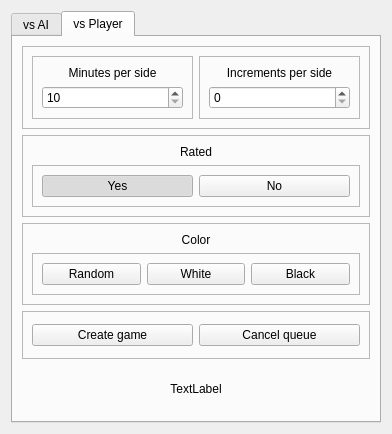
<?xml version="1.0" encoding="UTF-8"?>
<ui version="4.0">
 <class>Form</class>
 <widget class="QWidget" name="Form">
  <property name="geometry">
   <rect>
    <x>0</x>
    <y>0</y>
    <width>388</width>
    <height>434</height>
   </rect>
  </property>
  <property name="maximumSize">
   <size>
    <width>388</width>
    <height>16777215</height>
   </size>
  </property>
  <property name="windowTitle">
   <string>Form</string>
  </property>
  <layout class="QVBoxLayout" name="verticalLayout">
   <item>
    <widget class="QTabWidget" name="tabWidget">
     <property name="enabled">
      <bool>true</bool>
     </property>
     <property name="maximumSize">
      <size>
       <width>370</width>
       <height>16777215</height>
      </size>
     </property>
     <property name="tabPosition">
      <enum>QTabWidget::TabPosition::North</enum>
     </property>
     <property name="tabShape">
      <enum>QTabWidget::TabShape::Rounded</enum>
     </property>
     <property name="currentIndex">
      <number>1</number>
     </property>
     <widget class="QWidget" name="ai_tab">
      <attribute name="title">
       <string>vs AI</string>
      </attribute>
      <layout class="QVBoxLayout" name="verticalLayout_6">
       <item>
        <widget class="QFrame" name="frame_13">
         <property name="frameShape">
          <enum>QFrame::Shape::StyledPanel</enum>
         </property>
         <property name="frameShadow">
          <enum>QFrame::Shadow::Raised</enum>
         </property>
         <layout class="QHBoxLayout" name="horizontalLayout_5">
          <item>
           <widget class="QFrame" name="frame">
            <property name="frameShape">
             <enum>QFrame::Shape::StyledPanel</enum>
            </property>
            <property name="frameShadow">
             <enum>QFrame::Shadow::Raised</enum>
            </property>
            <layout class="QVBoxLayout" name="verticalLayout_2">
             <item>
              <widget class="QLabel" name="label">
               <property name="text">
                <string>Minutes per side</string>
               </property>
               <property name="alignment">
                <set>Qt::AlignmentFlag::AlignCenter</set>
               </property>
              </widget>
             </item>
             <item>
              <widget class="QSpinBox" name="spin_minutes_ai">
               <property name="minimum">
                <number>1</number>
               </property>
               <property name="maximum">
                <number>180</number>
               </property>
              </widget>
             </item>
            </layout>
           </widget>
          </item>
          <item>
           <widget class="QFrame" name="frame_2">
            <property name="frameShape">
             <enum>QFrame::Shape::StyledPanel</enum>
            </property>
            <property name="frameShadow">
             <enum>QFrame::Shadow::Raised</enum>
            </property>
            <layout class="QVBoxLayout" name="verticalLayout_3">
             <item>
              <widget class="QLabel" name="label_2">
               <property name="text">
                <string>Increments per side</string>
               </property>
               <property name="alignment">
                <set>Qt::AlignmentFlag::AlignCenter</set>
               </property>
              </widget>
             </item>
             <item>
              <widget class="QSpinBox" name="spin_increments_ai">
               <property name="maximum">
                <number>60</number>
               </property>
              </widget>
             </item>
            </layout>
           </widget>
          </item>
         </layout>
        </widget>
       </item>
       <item>
        <widget class="QFrame" name="frame_5">
         <property name="frameShape">
          <enum>QFrame::Shape::StyledPanel</enum>
         </property>
         <property name="frameShadow">
          <enum>QFrame::Shadow::Raised</enum>
         </property>
         <layout class="QVBoxLayout" name="verticalLayout_5">
          <item>
           <widget class="QLabel" name="label_4">
            <property name="text">
             <string>Color</string>
            </property>
            <property name="alignment">
             <set>Qt::AlignmentFlag::AlignCenter</set>
            </property>
           </widget>
          </item>
          <item>
           <widget class="QFrame" name="frame_6">
            <property name="frameShape">
             <enum>QFrame::Shape::StyledPanel</enum>
            </property>
            <property name="frameShadow">
             <enum>QFrame::Shadow::Raised</enum>
            </property>
            <layout class="QHBoxLayout" name="horizontalLayout_2">
             <item>
              <widget class="QPushButton" name="random_color_ai">
               <property name="text">
                <string>Random</string>
               </property>
               <property name="checkable">
                <bool>true</bool>
               </property>
               <property name="checked">
                <bool>true</bool>
               </property>
              </widget>
             </item>
             <item>
              <widget class="QPushButton" name="white_color_ai">
               <property name="text">
                <string>White</string>
               </property>
               <property name="checkable">
                <bool>true</bool>
               </property>
              </widget>
             </item>
             <item>
              <widget class="QPushButton" name="black_color_ai">
               <property name="text">
                <string>Black</string>
               </property>
               <property name="checkable">
                <bool>true</bool>
               </property>
               <property name="checked">
                <bool>false</bool>
               </property>
              </widget>
             </item>
            </layout>
           </widget>
          </item>
         </layout>
        </widget>
       </item>
       <item>
        <widget class="QFrame" name="frame_4">
         <property name="frameShape">
          <enum>QFrame::Shape::StyledPanel</enum>
         </property>
         <property name="frameShadow">
          <enum>QFrame::Shadow::Raised</enum>
         </property>
         <layout class="QVBoxLayout" name="verticalLayout_4">
          <item>
           <widget class="QLabel" name="label_3">
            <property name="text">
             <string>Strenght</string>
            </property>
            <property name="alignment">
             <set>Qt::AlignmentFlag::AlignCenter</set>
            </property>
           </widget>
          </item>
          <item>
           <widget class="QFrame" name="frame_3">
            <property name="frameShape">
             <enum>QFrame::Shape::StyledPanel</enum>
            </property>
            <property name="frameShadow">
             <enum>QFrame::Shadow::Raised</enum>
            </property>
            <layout class="QHBoxLayout" name="horizontalLayout">
             <item>
              <widget class="QPushButton" name="strenght_1">
               <property name="text">
                <string>1</string>
               </property>
               <property name="checkable">
                <bool>true</bool>
               </property>
               <property name="checked">
                <bool>true</bool>
               </property>
              </widget>
             </item>
             <item>
              <widget class="QPushButton" name="strenght_2">
               <property name="text">
                <string>2</string>
               </property>
               <property name="checkable">
                <bool>true</bool>
               </property>
              </widget>
             </item>
             <item>
              <widget class="QPushButton" name="strenght_3">
               <property name="text">
                <string>3</string>
               </property>
               <property name="checkable">
                <bool>true</bool>
               </property>
              </widget>
             </item>
             <item>
              <widget class="QPushButton" name="strenght_4">
               <property name="text">
                <string>4</string>
               </property>
               <property name="checkable">
                <bool>true</bool>
               </property>
              </widget>
             </item>
             <item>
              <widget class="QPushButton" name="strenght_5">
               <property name="text">
                <string>5</string>
               </property>
               <property name="checkable">
                <bool>true</bool>
               </property>
              </widget>
             </item>
             <item>
              <widget class="QPushButton" name="strenght_6">
               <property name="text">
                <string>6</string>
               </property>
               <property name="checkable">
                <bool>true</bool>
               </property>
              </widget>
             </item>
             <item>
              <widget class="QPushButton" name="strenght_7">
               <property name="text">
                <string>7</string>
               </property>
               <property name="checkable">
                <bool>true</bool>
               </property>
              </widget>
             </item>
             <item>
              <widget class="QPushButton" name="strenght_8">
               <property name="text">
                <string>8</string>
               </property>
               <property name="checkable">
                <bool>true</bool>
               </property>
              </widget>
             </item>
            </layout>
           </widget>
          </item>
         </layout>
        </widget>
       </item>
       <item>
        <widget class="QPushButton" name="queue_ai">
         <property name="text">
          <string>Create game</string>
         </property>
        </widget>
       </item>
      </layout>
     </widget>
     <widget class="QWidget" name="player_tab">
      <attribute name="title">
       <string>vs Player</string>
      </attribute>
      <layout class="QVBoxLayout" name="verticalLayout_11">
       <item>
        <widget class="QFrame" name="frame_14">
         <property name="frameShape">
          <enum>QFrame::Shape::StyledPanel</enum>
         </property>
         <property name="frameShadow">
          <enum>QFrame::Shadow::Raised</enum>
         </property>
         <layout class="QHBoxLayout" name="horizontalLayout_6">
          <item>
           <widget class="QFrame" name="frame_7">
            <property name="frameShape">
             <enum>QFrame::Shape::StyledPanel</enum>
            </property>
            <property name="frameShadow">
             <enum>QFrame::Shadow::Raised</enum>
            </property>
            <layout class="QVBoxLayout" name="verticalLayout_7">
             <item>
              <widget class="QLabel" name="label_5">
               <property name="text">
                <string>Minutes per side</string>
               </property>
               <property name="alignment">
                <set>Qt::AlignmentFlag::AlignCenter</set>
               </property>
              </widget>
             </item>
             <item>
              <widget class="QSpinBox" name="spin_minutes_player">
               <property name="minimum">
                <number>10</number>
               </property>
               <property name="maximum">
                <number>180</number>
               </property>
              </widget>
             </item>
            </layout>
           </widget>
          </item>
          <item>
           <widget class="QFrame" name="frame_8">
            <property name="frameShape">
             <enum>QFrame::Shape::StyledPanel</enum>
            </property>
            <property name="frameShadow">
             <enum>QFrame::Shadow::Raised</enum>
            </property>
            <layout class="QVBoxLayout" name="verticalLayout_8">
             <item>
              <widget class="QLabel" name="label_6">
               <property name="text">
                <string>Increments per side</string>
               </property>
               <property name="alignment">
                <set>Qt::AlignmentFlag::AlignCenter</set>
               </property>
              </widget>
             </item>
             <item>
              <widget class="QSpinBox" name="spin_increments_player">
               <property name="maximum">
                <number>60</number>
               </property>
              </widget>
             </item>
            </layout>
           </widget>
          </item>
         </layout>
        </widget>
       </item>
       <item>
        <widget class="QFrame" name="frame_9">
         <property name="frameShape">
          <enum>QFrame::Shape::StyledPanel</enum>
         </property>
         <property name="frameShadow">
          <enum>QFrame::Shadow::Raised</enum>
         </property>
         <layout class="QVBoxLayout" name="verticalLayout_9">
          <item>
           <widget class="QLabel" name="label_7">
            <property name="text">
             <string>Rated</string>
            </property>
            <property name="alignment">
             <set>Qt::AlignmentFlag::AlignCenter</set>
            </property>
           </widget>
          </item>
          <item>
           <widget class="QFrame" name="frame_10">
            <property name="frameShape">
             <enum>QFrame::Shape::StyledPanel</enum>
            </property>
            <property name="frameShadow">
             <enum>QFrame::Shadow::Raised</enum>
            </property>
            <layout class="QHBoxLayout" name="horizontalLayout_3">
             <item>
              <widget class="QPushButton" name="yes_rated">
               <property name="text">
                <string>Yes</string>
               </property>
               <property name="checkable">
                <bool>true</bool>
               </property>
               <property name="checked">
                <bool>true</bool>
               </property>
              </widget>
             </item>
             <item>
              <widget class="QPushButton" name="no_rated">
               <property name="text">
                <string>No</string>
               </property>
               <property name="checkable">
                <bool>true</bool>
               </property>
              </widget>
             </item>
            </layout>
           </widget>
          </item>
         </layout>
        </widget>
       </item>
       <item>
        <widget class="QFrame" name="frame_11">
         <property name="frameShape">
          <enum>QFrame::Shape::StyledPanel</enum>
         </property>
         <property name="frameShadow">
          <enum>QFrame::Shadow::Raised</enum>
         </property>
         <layout class="QVBoxLayout" name="verticalLayout_10">
          <item>
           <widget class="QLabel" name="label_8">
            <property name="text">
             <string>Color</string>
            </property>
            <property name="alignment">
             <set>Qt::AlignmentFlag::AlignCenter</set>
            </property>
           </widget>
          </item>
          <item>
           <widget class="QFrame" name="frame_12">
            <property name="frameShape">
             <enum>QFrame::Shape::StyledPanel</enum>
            </property>
            <property name="frameShadow">
             <enum>QFrame::Shadow::Raised</enum>
            </property>
            <layout class="QHBoxLayout" name="horizontalLayout_4">
             <item>
              <widget class="QPushButton" name="random_color_player">
               <property name="text">
                <string>Random</string>
               </property>
               <property name="checkable">
                <bool>true</bool>
               </property>
              </widget>
             </item>
             <item>
              <widget class="QPushButton" name="white_color_player">
               <property name="text">
                <string>White</string>
               </property>
               <property name="checkable">
                <bool>true</bool>
               </property>
              </widget>
             </item>
             <item>
              <widget class="QPushButton" name="black_color_player">
               <property name="text">
                <string>Black</string>
               </property>
               <property name="checkable">
                <bool>true</bool>
               </property>
              </widget>
             </item>
            </layout>
           </widget>
          </item>
         </layout>
        </widget>
       </item>
       <item>
        <widget class="QFrame" name="frame_15">
         <property name="frameShape">
          <enum>QFrame::Shape::StyledPanel</enum>
         </property>
         <property name="frameShadow">
          <enum>QFrame::Shadow::Raised</enum>
         </property>
         <layout class="QHBoxLayout" name="horizontalLayout_7">
          <item>
           <widget class="QPushButton" name="queue_player">
            <property name="text">
             <string>Create game</string>
            </property>
           </widget>
          </item>
          <item>
           <widget class="QPushButton" name="cancel_queue">
            <property name="text">
             <string>Cancel queue</string>
            </property>
           </widget>
          </item>
         </layout>
        </widget>
       </item>
       <item>
        <widget class="QLabel" name="wait_time">
         <property name="text">
          <string>TextLabel</string>
         </property>
         <property name="alignment">
          <set>Qt::AlignmentFlag::AlignCenter</set>
         </property>
        </widget>
       </item>
      </layout>
     </widget>
    </widget>
   </item>
  </layout>
 </widget>
 <resources/>
 <connections/>
</ui>
